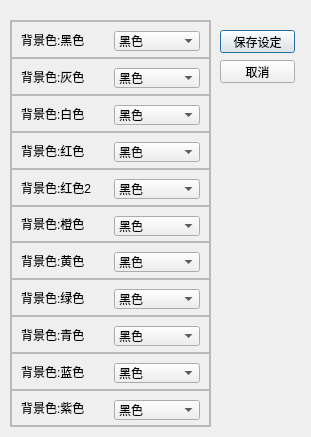
<?xml version="1.0" encoding="UTF-8"?>
<ui version="4.0">
 <class>Dialog</class>
 <widget class="QDialog" name="Dialog">
  <property name="geometry">
   <rect>
    <x>0</x>
    <y>0</y>
    <width>311</width>
    <height>437</height>
   </rect>
  </property>
  <property name="windowTitle">
   <string>背景色水印颜色设置</string>
  </property>
  <widget class="QFrame" name="frame">
   <property name="geometry">
    <rect>
     <x>10</x>
     <y>20</y>
     <width>201</width>
     <height>407</height>
    </rect>
   </property>
   <property name="frameShape">
    <enum>QFrame::StyledPanel</enum>
   </property>
   <property name="frameShadow">
    <enum>QFrame::Raised</enum>
   </property>
   <layout class="QVBoxLayout" name="verticalLayout_2">
    <property name="spacing">
     <number>0</number>
    </property>
    <property name="leftMargin">
     <number>0</number>
    </property>
    <property name="topMargin">
     <number>0</number>
    </property>
    <property name="rightMargin">
     <number>0</number>
    </property>
    <property name="bottomMargin">
     <number>0</number>
    </property>
    <item>
     <widget class="QFrame" name="blackFrame">
      <property name="frameShape">
       <enum>QFrame::StyledPanel</enum>
      </property>
      <property name="frameShadow">
       <enum>QFrame::Raised</enum>
      </property>
      <layout class="QHBoxLayout" name="horizontalLayout">
       <item>
        <widget class="QLabel" name="label">
         <property name="text">
          <string>背景色:黑色</string>
         </property>
        </widget>
       </item>
       <item>
        <widget class="QComboBox" name="black">
         <property name="minimumSize">
          <size>
           <width>0</width>
           <height>20</height>
          </size>
         </property>
         <item>
          <property name="text">
           <string>黑色</string>
          </property>
         </item>
         <item>
          <property name="text">
           <string>灰色</string>
          </property>
         </item>
         <item>
          <property name="text">
           <string>白色</string>
          </property>
         </item>
        </widget>
       </item>
      </layout>
     </widget>
    </item>
    <item>
     <widget class="QFrame" name="grayFrame">
      <property name="frameShape">
       <enum>QFrame::StyledPanel</enum>
      </property>
      <property name="frameShadow">
       <enum>QFrame::Raised</enum>
      </property>
      <layout class="QHBoxLayout" name="horizontalLayout_2">
       <item>
        <widget class="QLabel" name="label_2">
         <property name="text">
          <string>背景色:灰色</string>
         </property>
        </widget>
       </item>
       <item>
        <widget class="QComboBox" name="gray">
         <property name="minimumSize">
          <size>
           <width>0</width>
           <height>20</height>
          </size>
         </property>
         <item>
          <property name="text">
           <string>黑色</string>
          </property>
         </item>
         <item>
          <property name="text">
           <string>灰色</string>
          </property>
         </item>
         <item>
          <property name="text">
           <string>白色</string>
          </property>
         </item>
        </widget>
       </item>
      </layout>
     </widget>
    </item>
    <item>
     <widget class="QFrame" name="whiteFrame">
      <property name="frameShape">
       <enum>QFrame::StyledPanel</enum>
      </property>
      <property name="frameShadow">
       <enum>QFrame::Raised</enum>
      </property>
      <layout class="QHBoxLayout" name="horizontalLayout_3">
       <item>
        <widget class="QLabel" name="label_3">
         <property name="text">
          <string>背景色:白色</string>
         </property>
        </widget>
       </item>
       <item>
        <widget class="QComboBox" name="white">
         <property name="minimumSize">
          <size>
           <width>0</width>
           <height>20</height>
          </size>
         </property>
         <item>
          <property name="text">
           <string>黑色</string>
          </property>
         </item>
         <item>
          <property name="text">
           <string>灰色</string>
          </property>
         </item>
         <item>
          <property name="text">
           <string>白色</string>
          </property>
         </item>
        </widget>
       </item>
      </layout>
     </widget>
    </item>
    <item>
     <widget class="QFrame" name="redFrame">
      <property name="frameShape">
       <enum>QFrame::StyledPanel</enum>
      </property>
      <property name="frameShadow">
       <enum>QFrame::Raised</enum>
      </property>
      <layout class="QHBoxLayout" name="horizontalLayout_4">
       <item>
        <widget class="QLabel" name="label_4">
         <property name="text">
          <string>背景色:红色</string>
         </property>
        </widget>
       </item>
       <item>
        <widget class="QComboBox" name="red">
         <property name="minimumSize">
          <size>
           <width>0</width>
           <height>20</height>
          </size>
         </property>
         <item>
          <property name="text">
           <string>黑色</string>
          </property>
         </item>
         <item>
          <property name="text">
           <string>灰色</string>
          </property>
         </item>
         <item>
          <property name="text">
           <string>白色</string>
          </property>
         </item>
        </widget>
       </item>
      </layout>
     </widget>
    </item>
    <item>
     <widget class="QFrame" name="red2Frame">
      <property name="frameShape">
       <enum>QFrame::StyledPanel</enum>
      </property>
      <property name="frameShadow">
       <enum>QFrame::Raised</enum>
      </property>
      <layout class="QHBoxLayout" name="horizontalLayout_5">
       <item>
        <widget class="QLabel" name="label_5">
         <property name="text">
          <string>背景色:红色2</string>
         </property>
        </widget>
       </item>
       <item>
        <widget class="QComboBox" name="red2">
         <property name="minimumSize">
          <size>
           <width>0</width>
           <height>20</height>
          </size>
         </property>
         <item>
          <property name="text">
           <string>黑色</string>
          </property>
         </item>
         <item>
          <property name="text">
           <string>灰色</string>
          </property>
         </item>
         <item>
          <property name="text">
           <string>白色</string>
          </property>
         </item>
        </widget>
       </item>
      </layout>
     </widget>
    </item>
    <item>
     <widget class="QFrame" name="orangeFrame">
      <property name="frameShape">
       <enum>QFrame::StyledPanel</enum>
      </property>
      <property name="frameShadow">
       <enum>QFrame::Raised</enum>
      </property>
      <layout class="QHBoxLayout" name="horizontalLayout_6">
       <item>
        <widget class="QLabel" name="label_6">
         <property name="text">
          <string>背景色:橙色</string>
         </property>
        </widget>
       </item>
       <item>
        <widget class="QComboBox" name="orange">
         <property name="minimumSize">
          <size>
           <width>0</width>
           <height>20</height>
          </size>
         </property>
         <item>
          <property name="text">
           <string>黑色</string>
          </property>
         </item>
         <item>
          <property name="text">
           <string>灰色</string>
          </property>
         </item>
         <item>
          <property name="text">
           <string>白色</string>
          </property>
         </item>
        </widget>
       </item>
      </layout>
     </widget>
    </item>
    <item>
     <widget class="QFrame" name="yellowFrame">
      <property name="frameShape">
       <enum>QFrame::StyledPanel</enum>
      </property>
      <property name="frameShadow">
       <enum>QFrame::Raised</enum>
      </property>
      <layout class="QHBoxLayout" name="horizontalLayout_7">
       <item>
        <widget class="QLabel" name="label_7">
         <property name="text">
          <string>背景色:黄色</string>
         </property>
        </widget>
       </item>
       <item>
        <widget class="QComboBox" name="yellow">
         <property name="minimumSize">
          <size>
           <width>0</width>
           <height>20</height>
          </size>
         </property>
         <item>
          <property name="text">
           <string>黑色</string>
          </property>
         </item>
         <item>
          <property name="text">
           <string>灰色</string>
          </property>
         </item>
         <item>
          <property name="text">
           <string>白色</string>
          </property>
         </item>
        </widget>
       </item>
      </layout>
     </widget>
    </item>
    <item>
     <widget class="QFrame" name="greenFrame">
      <property name="frameShape">
       <enum>QFrame::StyledPanel</enum>
      </property>
      <property name="frameShadow">
       <enum>QFrame::Raised</enum>
      </property>
      <layout class="QHBoxLayout" name="horizontalLayout_8">
       <item>
        <widget class="QLabel" name="label_8">
         <property name="text">
          <string>背景色:绿色</string>
         </property>
        </widget>
       </item>
       <item>
        <widget class="QComboBox" name="green">
         <property name="minimumSize">
          <size>
           <width>0</width>
           <height>20</height>
          </size>
         </property>
         <item>
          <property name="text">
           <string>黑色</string>
          </property>
         </item>
         <item>
          <property name="text">
           <string>灰色</string>
          </property>
         </item>
         <item>
          <property name="text">
           <string>白色</string>
          </property>
         </item>
        </widget>
       </item>
      </layout>
     </widget>
    </item>
    <item>
     <widget class="QFrame" name="cyanFrame">
      <property name="frameShape">
       <enum>QFrame::StyledPanel</enum>
      </property>
      <property name="frameShadow">
       <enum>QFrame::Raised</enum>
      </property>
      <layout class="QHBoxLayout" name="horizontalLayout_9">
       <item>
        <widget class="QLabel" name="label_9">
         <property name="text">
          <string>背景色:青色</string>
         </property>
        </widget>
       </item>
       <item>
        <widget class="QComboBox" name="cyan">
         <property name="minimumSize">
          <size>
           <width>0</width>
           <height>20</height>
          </size>
         </property>
         <item>
          <property name="text">
           <string>黑色</string>
          </property>
         </item>
         <item>
          <property name="text">
           <string>灰色</string>
          </property>
         </item>
         <item>
          <property name="text">
           <string>白色</string>
          </property>
         </item>
        </widget>
       </item>
      </layout>
     </widget>
    </item>
    <item>
     <widget class="QFrame" name="blueFrame">
      <property name="frameShape">
       <enum>QFrame::StyledPanel</enum>
      </property>
      <property name="frameShadow">
       <enum>QFrame::Raised</enum>
      </property>
      <layout class="QHBoxLayout" name="horizontalLayout_10">
       <item>
        <widget class="QLabel" name="label_10">
         <property name="text">
          <string>背景色:蓝色</string>
         </property>
        </widget>
       </item>
       <item>
        <widget class="QComboBox" name="blue">
         <property name="minimumSize">
          <size>
           <width>0</width>
           <height>20</height>
          </size>
         </property>
         <item>
          <property name="text">
           <string>黑色</string>
          </property>
         </item>
         <item>
          <property name="text">
           <string>灰色</string>
          </property>
         </item>
         <item>
          <property name="text">
           <string>白色</string>
          </property>
         </item>
        </widget>
       </item>
      </layout>
     </widget>
    </item>
    <item>
     <widget class="QFrame" name="purpleFrame">
      <property name="frameShape">
       <enum>QFrame::StyledPanel</enum>
      </property>
      <property name="frameShadow">
       <enum>QFrame::Raised</enum>
      </property>
      <layout class="QHBoxLayout" name="horizontalLayout_11">
       <item>
        <widget class="QLabel" name="label_11">
         <property name="text">
          <string>背景色:紫色</string>
         </property>
        </widget>
       </item>
       <item>
        <widget class="QComboBox" name="purple">
         <property name="minimumSize">
          <size>
           <width>0</width>
           <height>20</height>
          </size>
         </property>
         <item>
          <property name="text">
           <string>黑色</string>
          </property>
         </item>
         <item>
          <property name="text">
           <string>灰色</string>
          </property>
         </item>
         <item>
          <property name="text">
           <string>白色</string>
          </property>
         </item>
        </widget>
       </item>
      </layout>
     </widget>
    </item>
   </layout>
  </widget>
  <widget class="QPushButton" name="saveSettingBtn">
   <property name="geometry">
    <rect>
     <x>220</x>
     <y>30</y>
     <width>75</width>
     <height>23</height>
    </rect>
   </property>
   <property name="text">
    <string>保存设定</string>
   </property>
  </widget>
  <widget class="QPushButton" name="cancelBtn">
   <property name="geometry">
    <rect>
     <x>220</x>
     <y>60</y>
     <width>75</width>
     <height>23</height>
    </rect>
   </property>
   <property name="text">
    <string>取消</string>
   </property>
  </widget>
 </widget>
 <resources/>
 <connections/>
</ui>
